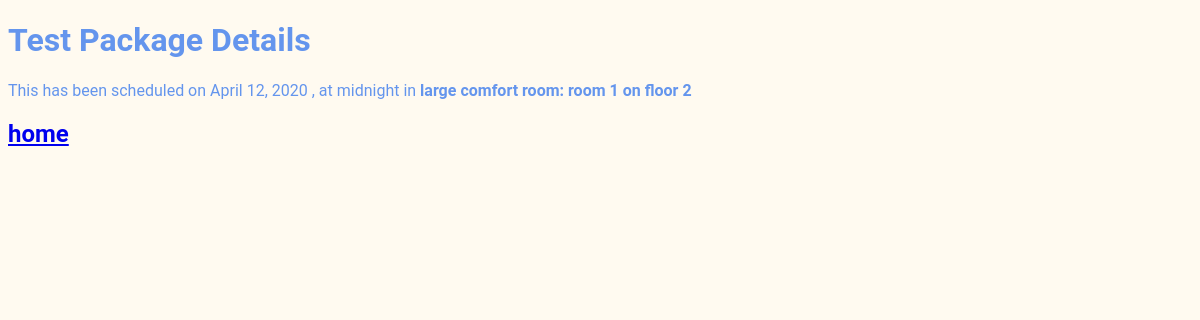
/meetings/1, run on the app's committed database.
### meetings/models.py (models this page shows, shortened)
class Meeting(models.Model):
    title = models.CharField(max_length=200)
    date = models.DateField()
    start_time = models.TimeField(default=time(9))
    duration = models.IntegerField(default=1)
    room = models.ForeignKey(Room, on_delete=models.CASCADE)

class Room(models.Model):
    room_name = models.CharField(max_length=200)
    floor_number = models.IntegerField()
    room_number = models.IntegerField()
    def __str__(self):
        return f"{self.room_name}: room {self.room_number} on floor {self.floor_number}"

### meetings/views.py (the view)
# urls.py: path('<int:id>', views.details, name='details'),
def details(request, id):
    meetings = get_object_or_404(Meeting, pk=id)
    return render(request, 'meetings/details.html', {"meetings": meetings})

### meetings/templates/meetings/details.html (shortened to what this page needs)
{% extends "base.html" %}
{% block content %}
<h1>{{ meetings.title }}</h1>
<p>
    This has been scheduled on {{ meetings.date }} , at {{ meetings.start_time }} in <strong>{{ meetings.room }}</strong>
</p>
<h2><a href="{% url 'welcome' %}">home </a></h2>
{% endblock %}

### website/static/website/website.css (style rules this page uses)
body { font-family: "Roboto", "Lucida Grande", "DejaVu Sans", "Bitstream Vera Sans", Verdana, Arial, sans-serif; background-color: floralwhite; color: cornflowerblue; }

### data on the page
Meeting: title "Test Package Details", date "April 12, 2020", start_time "midnight", room "large comfort room: room 1 on floor 2"
